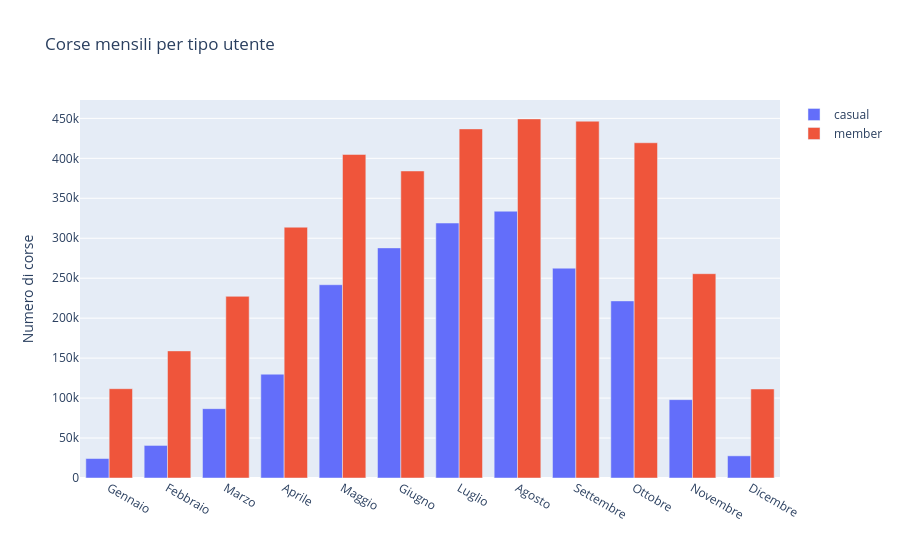

The code cell stored with this chart in its notebook:
### Code cell
tabella_long = ride_filtered.groupby(['month_num', 'member_casual']).size().reset_index(name='totale')
tabella_long['mese'] = tabella_long['month_num'].map(lambda x: mesi[x - 1])

fig = px.bar(
    tabella_long,
    x='mese',
    y='totale',
    color='member_casual',
    barmode='group',
    title='Corse mensili per tipo utente',
    labels={'mese': '', 'totale': 'Numero di corse', 'member_casual': ''}
)

fig.show()

### Figure 1 — Plotly figure (JSON) as saved in the notebook; plotly's stock layout.template omitted (floating-point values rounded to 4 significant figures)
{"data": [{"alignmentgroup": "True", "hovertemplate": "=%{x}<br>Numero di corse=%{y}<extra></extra>", "legendgroup": "casual", "marker": {"color": "#636efa", "pattern": {"shape": ""}}, "name": "casual", "offsetgroup": "casual", "orientation": "v", "showlegend": true, "textposition": "auto", "type": "bar", "x": ["Gennaio", "Febbraio", "Marzo", "Aprile", "Maggio", "Giugno", "Luglio", "Agosto", "Settembre", "Ottobre", "Novembre", "Dicembre"], "xaxis": "x", "y": [24372, 40737, 86755, 129881, 241844, 287934, 319054, 333824, 262540, 221599, 98067, 27732], "yaxis": "y"}, {"alignmentgroup": "True", "hovertemplate": "=%{x}<br>Numero di corse=%{y}<extra></extra>", "legendgroup": "member", "marker": {"color": "#EF553B", "pattern": {"shape": ""}}, "name": "member", "offsetgroup": "member", "orientation": "v", "showlegend": true, "textposition": "auto", "type": "bar", "x": ["Gennaio", "Febbraio", "Marzo", "Aprile", "Maggio", "Giugno", "Luglio", "Agosto", "Settembre", "Ottobre", "Novembre", "Dicembre"], "xaxis": "x", "y": [111757, 159035, 227307, 313814, 404864, 384174, 436822, 449332, 446449, 419480, 255652, 111370], "yaxis": "y"}], "layout": {"barmode": "group", "legend": {"title": {"text": ""}, "tracegroupgap": 0}, "title": {"text": "Corse mensili per tipo utente"}, "xaxis": {"anchor": "y", "domain": [0, 1], "title": {"text": ""}}, "yaxis": {"anchor": "x", "domain": [0, 1], "title": {"text": "Numero di corse"}}}}
